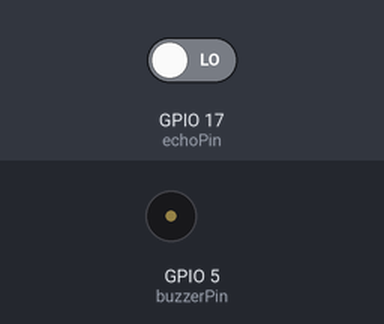
Recording of a sketch running on a simulated ESP32. Parts: buzzer (waves = sounding, pin HIGH). Inputs (shaded band) come from the test bench; at power-on: GPIO 17 (echoPin) LOW. WiFi joins after 1.5 s; servers stay silent unless stated; no MQTT or app messages arrive unless stated; pins used as bus, display or sensor lines are not drawn; what the sketch prints to the serial monitor is not drawn.

Above: at 0.6 s.
At 1.6 s:
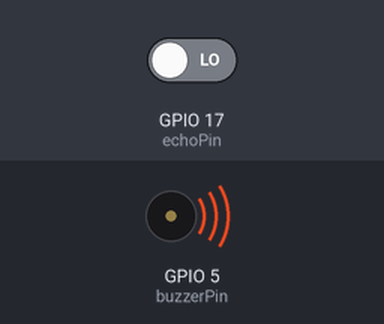
Timing chart, 0 to 3.1 s (numbered marks = the images above):
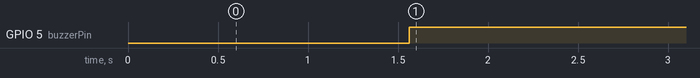

The sketch:

smartSys.ino
```cpp
/* includes */
#include <WiFi.h>
#include <PubSubClient.h>

/* wifi & mqtt variables */
const char* ssid = "Mohamed Fathy";
const char* pass = "341978341978";
const char* mqtt_server = "192.168.100.25";
const char* mqtt_topic_ultrasonic = "sensor/ultrasonic";
const int   mqtt_port = 1883;

/* pins numbers */
#define trigPin   16
#define echoPin   17
#define buzzerPin 5

/* clients variable */
WiFiClient espClient;
PubSubClient client(espClient);

/* Functions Prototypes */
void setup_wifi();
unsigned int readDistance(void);
void sendDistance(unsigned int distance);
void buzzBuzzer(unsigned int distance);
void reconnect(void);
void callback(char* topic, byte* payload, unsigned int length);

/* Set Up Function */
void setup(void) {
  Serial.begin(115200);                       // serial intialization
  setup_wifi();                               // initialization wifi
  client.setServer(mqtt_server, mqtt_port);   // initialization mqtt server
  client.setCallback(callback);               // initialization call back function

  /* initialization Pins Direction */
  pinMode(trigPin, OUTPUT);
  pinMode(echoPin, INPUT);
  pinMode(buzzerPin, OUTPUT);
}

/* Program Function */
void loop(void) {
  if (!client.connected()) {
    reconnect();
  }
  client.loop();

  unsigned int distance = readDistance();
  sendDistance(distance);
  buzzBuzzer(distance);

  delay(1000);
}

/**
  * @brief function connect esp32 to local wifi if not conected the programe not exit from while loop.
  */
void setup_wifi(void) {
  delay(10);
  WiFi.begin(ssid, pass);
  if(WiFi.status() != WL_CONNECTED) {
    delay(500);
    Serial.print(".");
  }
  Serial.println("WiFi is connected");
}

/**
  * @brief function read distance from ultrasonic and return distance in int value.
  */
unsigned int readDistance(void){
  digitalWrite(trigPin, LOW);
  delayMicroseconds(2);
  digitalWrite(trigPin, HIGH);
  delayMicroseconds(10);
  unsigned int duration = pulseIn(echoPin, HIGH);
  unsigned int distance = (duration / 2) / 29.1;
  return distance;
}

/**
  * @brief function send distance payload to mqtt broker.
  */
void sendDistance(unsigned int distance) {
  char dis[4];
  itoa(distance, dis, 10);
  client.publish(mqtt_topic_ultrasonic, dis);
}

/**
  * @brief function check if distance < 10 cm then buzzer sound on else buzzer sound off.
  */
void buzzBuzzer(unsigned int distance) {
  if (distance < 5) {
    digitalWrite(buzzerPin, HIGH);
  } else {
    digitalWrite(buzzerPin, LOW);
  }
}

/**
  * @brief function call back publish payload to broker.
  */
void callback(char* topic, byte* payload, unsigned int length) {
  String message = "";
  for (int i = 0; i < length; i++) {
    message += (char)payload[i];
  }
  static unsigned int distance = 0;
  if (String(topic) == mqtt_topic_ultrasonic) {
    distance = message.toInt();
  }
}

/**
  * @brief function reconnect to mqtt broker.
  */
void reconnect(void) {
  while (!client.connected()) {
    if (client.connect("ESP32Client")) {
      client.subscribe(mqtt_topic_ultrasonic);
    } else {
      delay(5000);
    }
  }
}
```

Measured:
- by itself, GPIO 5 (buzzerPin): LOW → HIGH at 1.6 s
